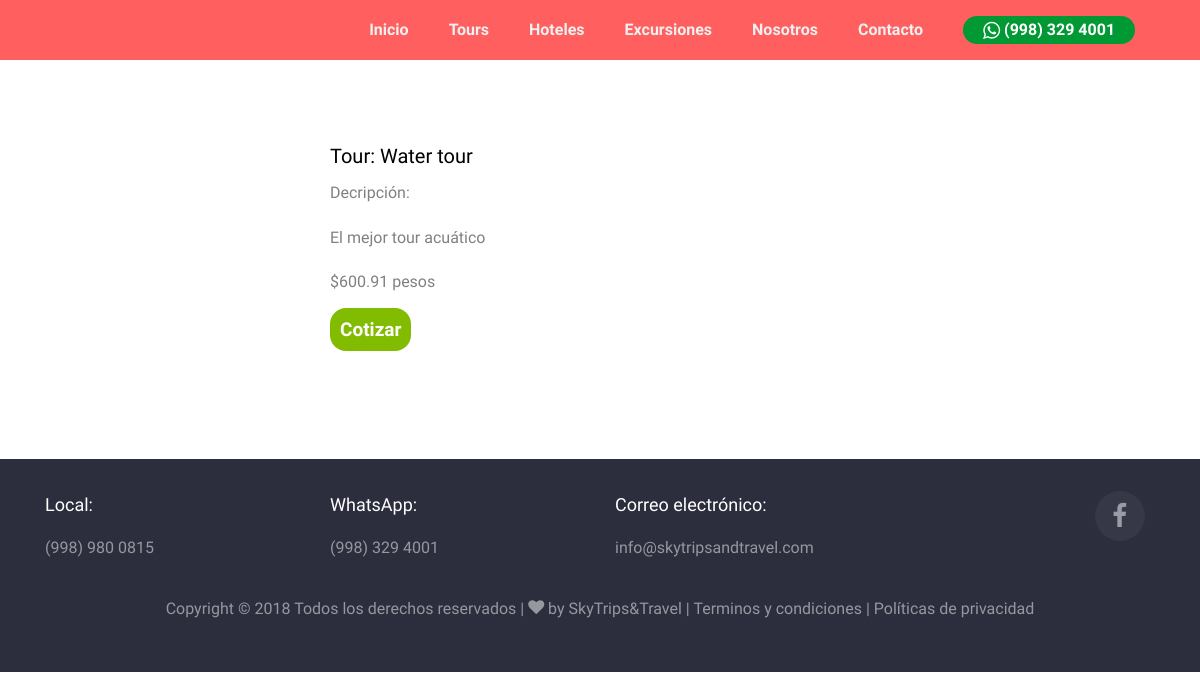
The page /tours/7 on the database as committed earlier.
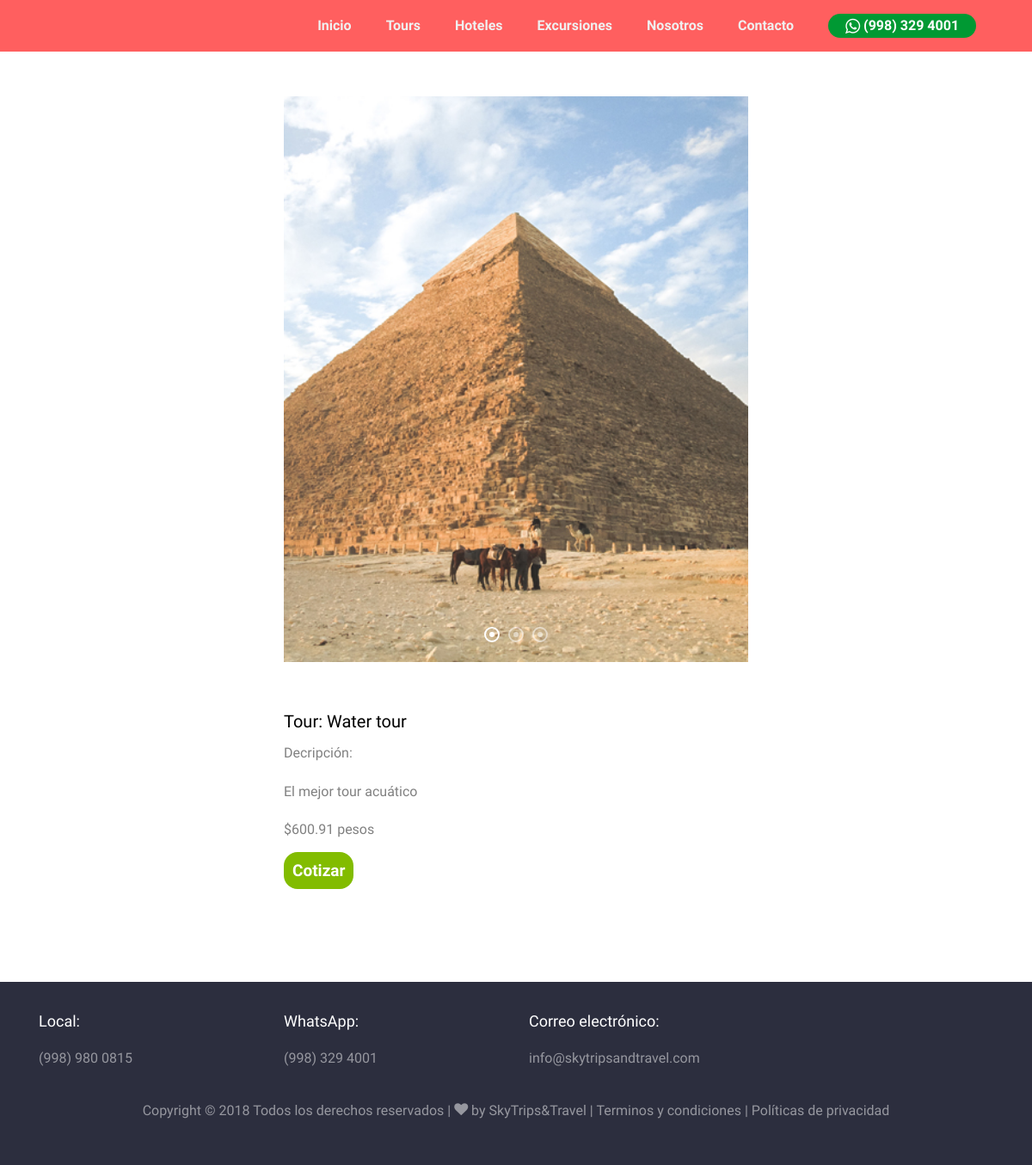
The same page on the database as committed later.
### tours/models.py (models this page shows)
class imagenes(models.Model):
    property = models.ForeignKey(tour, related_name='images', on_delete=models.PROTECT)
    image = models.ImageField()
    class Meta:
        verbose_name = 'imagen'
        verbose_name_plural = 'Slider detalle'

### tours/views.py (the view)
# urls.py: path('tours/<int:pk>', tours_views.tours_details, name="tours"),
def tours_details(request, pk):
    property = tour.objects.get(pk=pk)
    image_list = property.images.all()
    return render(request, "tours/toursdetails.html", {"tour": property,'slider':image_list})

### tours/templates/tours/toursdetails.html (shortened to what this page needs)
{% extends 'core/base.html' %}
{% load static %}
{% block  content %}
<section class="ftco-section">
  <div class="container">
    <div class="row">
      <div class="col-lg-12">
        <div class="row justify-content-center">
            <div class="col-md-6 col-lg-6 mb-6 ftco-animate">
              <section class="home-slider owl-carousel">
                {% for slide in slider %}
                  <div class="slider-item" style="min-height: 350px;background-image: url('{{slide.image.url}}');" data-stellar-background-ratio="0.5">
                  </div>
                {% endfor %}
              </section>
              <br>
              <h5 class="heading">Tour: {{tour.nombre_tour}}</h5>
              <p>Decripción: {{tour.descripción|safe}}</p>
              <p class="price">{{tour.costo}}</p>
              <a href="http://bit.ly/2OmOBYh" target="_blank"><span class="bt-copmprar price" style="color:white!important;font-size:19px;">Cotizar</span></a>
            </div>
        </div>
    </div>
  </div>
</section>
{% endblock %}

Rows that differ between the two databases and show on the page:
added imagenes: image (picture)
